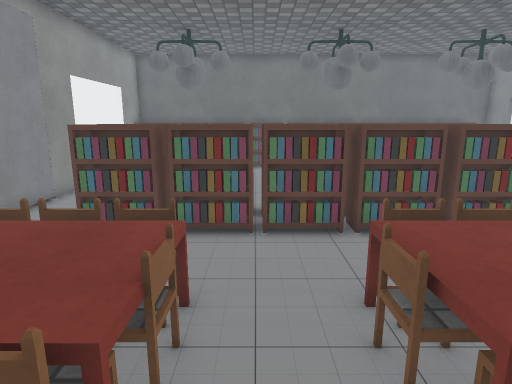
View 1 (above)

19 first-person views from a walk through a 3-D level made in the Unity game engine. The camera is 1.5 m above the floor, tilts 12° down and sees 75° across. The floor is counted in squares, 0.5 m on a side. Each view is taken from the middle of a square. On the plan, view 1 faces up. The plan holds only what a view shows up to about 20 squares ahead; the rest is blank. The place goes on beyond the plan. The player is left out. Door leaves are left out, so doorways stand open. Some surface patterns are stand-ins.

View 2
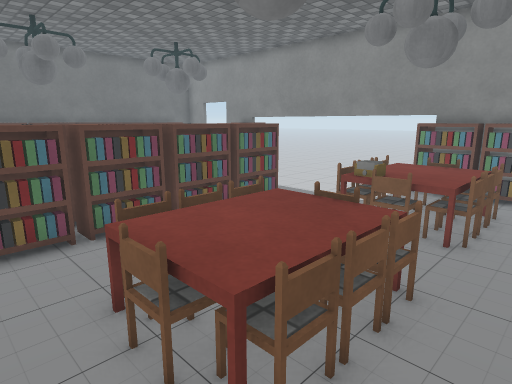

View 3
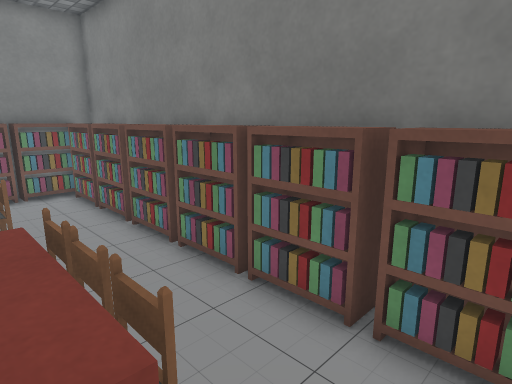

View 4
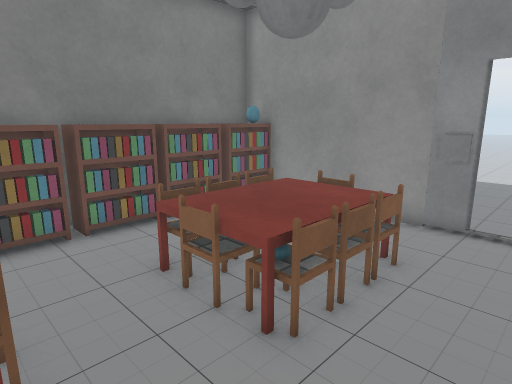

View 5
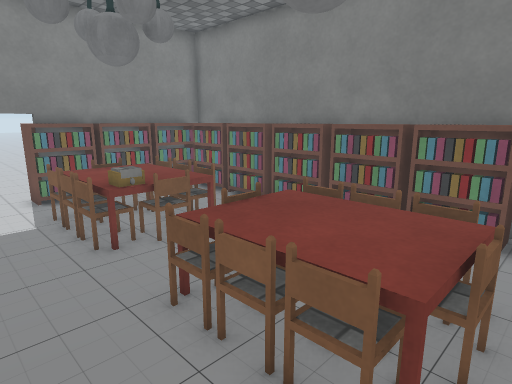

View 6
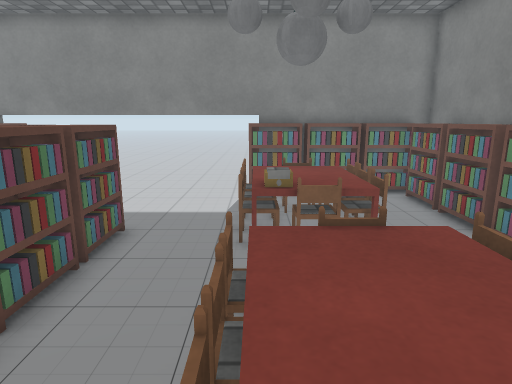

View 7
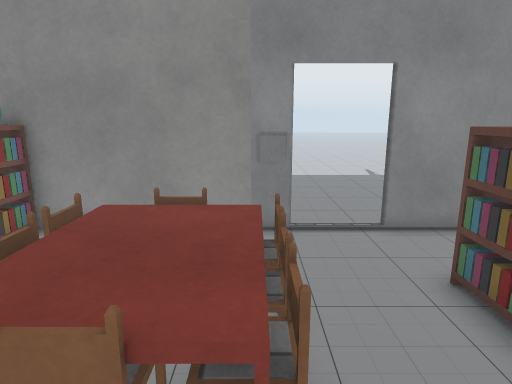

View 8
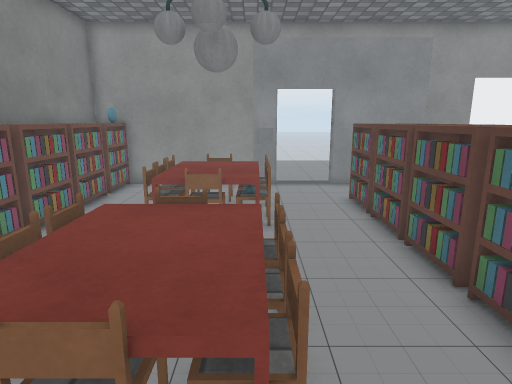

View 9
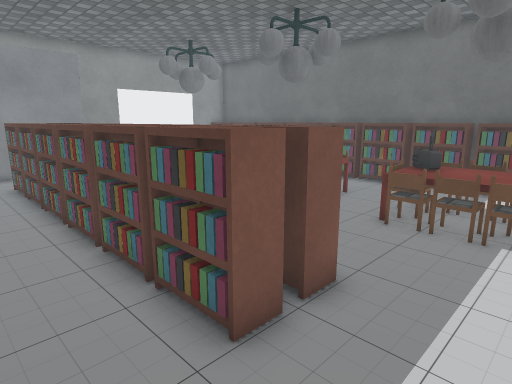

View 10
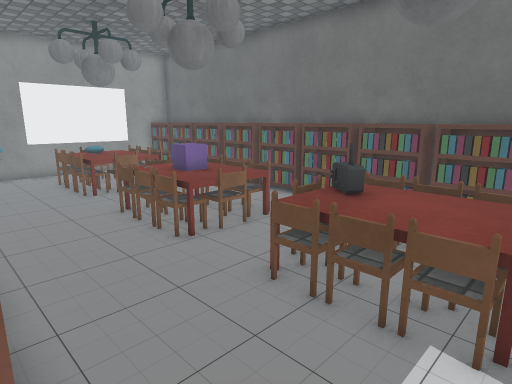

View 11
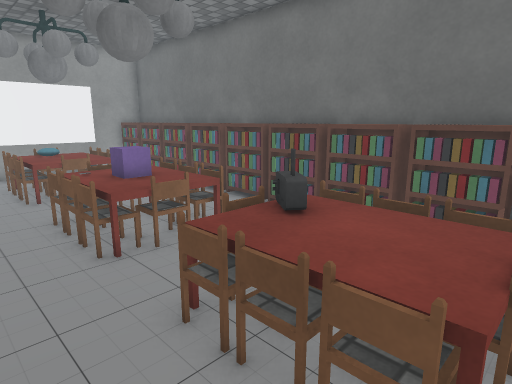

View 12
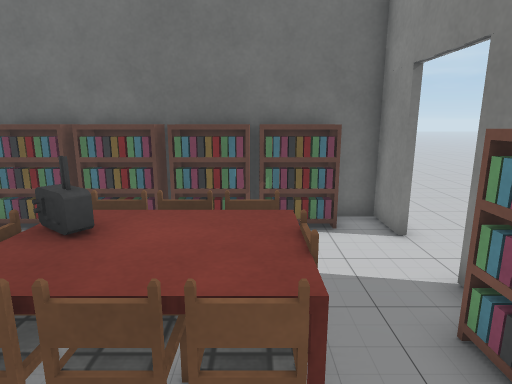

View 13
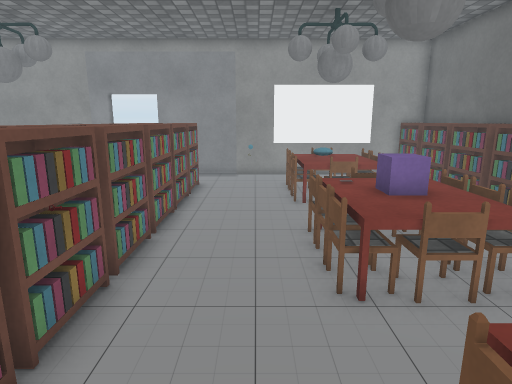

View 14
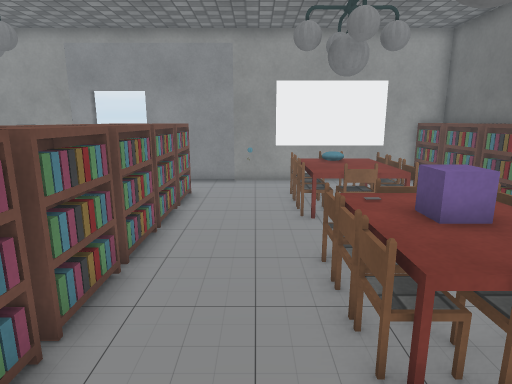

View 15
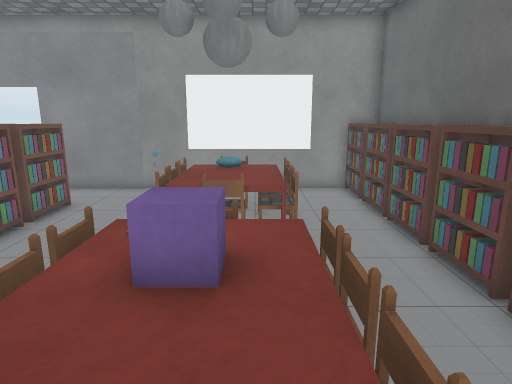

View 16
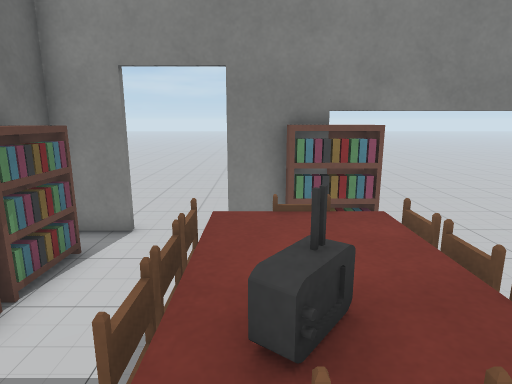

View 17
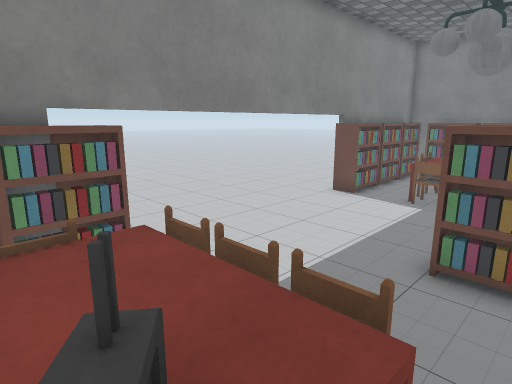

View 18
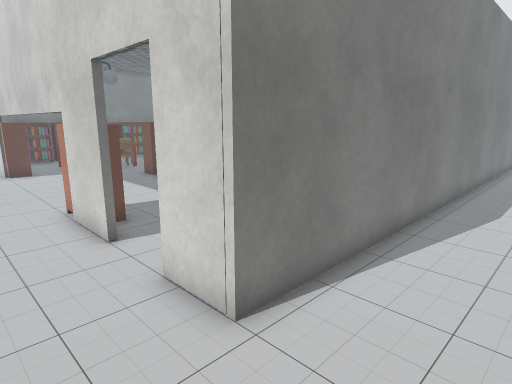

View 19
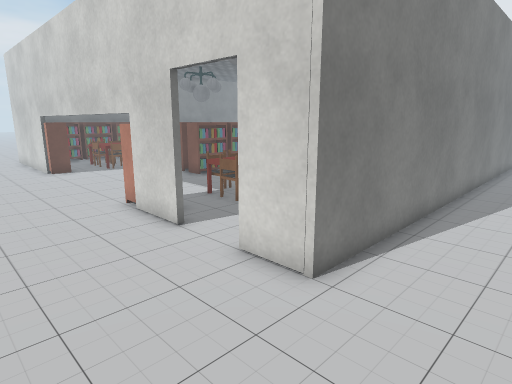

### Floor plan
Key: @ floor where view 1 was taken; # wall or solid block; x gap in a wall; . floor; D open door; = window, fence, low wall or low ledge; ^ raised ledge; S shelf; T thing the floor can be seen under or through; C chest; R radio; U cube; O other object.
Columns run from 13 left of view 1 to 21 right of it. Each row starts with its distance up from view 1.
 28                                 ...
 27                           ..... ...
 26                     ...............
 25              .....................
 24        ####################   ....
 23      #SSSSSSSSS#SSSSSSSSSSSS##.....
 22      #SSSSSSSSSSSSSSSSSSSSSS.#.....
 21      #..............  .......D.....
 20      #...............  ......D.....
 19      #..^^^^...^^^^...^^^^...D.....
 18      #..^^^^^..^^U^^..R^^^=..T....
 17      #..^^^^^..^UU^^.=RR^^=.ST....
 16      #..^^^^^..^^^^^..^^^^=.ST....
 15      #...==............xx=..ST....
 14      #O......................T...
 13      #.......................T.....
 12      #.......................T.....
 11      #..SSSSSSSSSSSSSSSS.....T.....
 10 ...  #..S##############S.....T.....
  9 .....#..SSSSSSSSSSSSSSSS.....T.....
  8 .....D.......................T.....
  7 .....D.......................T.....
  6 .....D...##......  ... xx ...T.....
  5 ..   #..^^^^^..^^^^=..x^^^..ST.....
  4      #..^^^^^..^^^^^.=C^^^=.ST.....
  3      #..^^^^^..^^^^^.=^^^^=.S#.....
  2      # .^^^^=..^^^^=..^^^^=.S# ...
  1      #  .. .................S#
  0      #.... ..@..............S#
 -1      #SSSSSSSSSSSSSSSSSSSSSSS#
 -2      #SSSSSSSSS#SSSSSSSSS SSS#
 -3      #########################

Where each view was taken, in squares from view 1:
view 1: 0 up, 0 right, facing up
view 2: 0 up, 0 right, facing up-right
view 3: 3 up, 0 right, facing down-right
view 4: 8 up, 2 right, facing down-left
view 5: 8 up, 1 right, facing down-right
view 6: 5 up, 1 right, facing right
view 7: 5 up, 1 right, facing left
view 8: 5 up, 8 right, facing left
view 9: 6 up, 13 right, facing up-left
view 10: 11 up, 13 right, facing up-left
view 11: 13 up, 13 right, facing up-left
view 12: 13 up, 12 right, facing up
view 13: 14 up, 11 right, facing left
view 14: 14 up, 9 right, facing left
view 15: 18 up, 7 right, facing left
view 16: 18 up, 7 right, facing right
view 17: 18 up, 8 right, facing down-right
view 18: 27 up, 19 right, facing down-left
view 19: 27 up, 21 right, facing down-left
